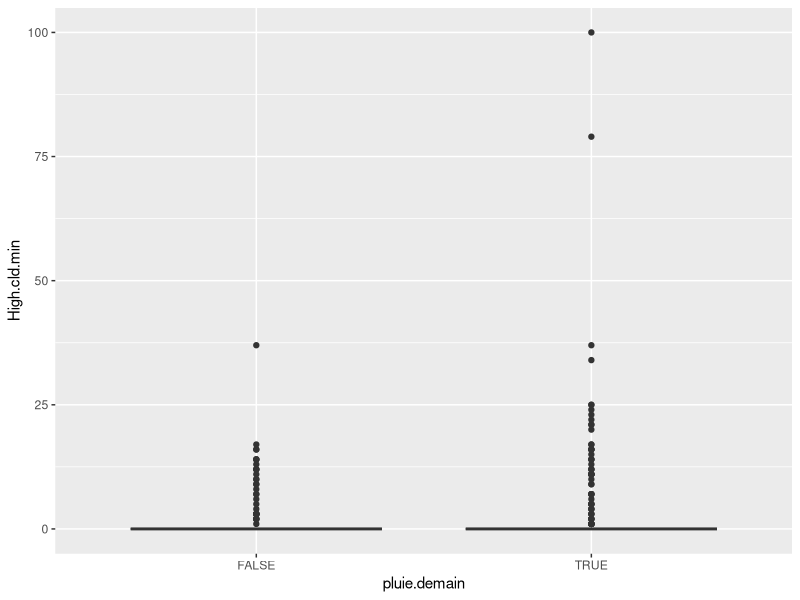
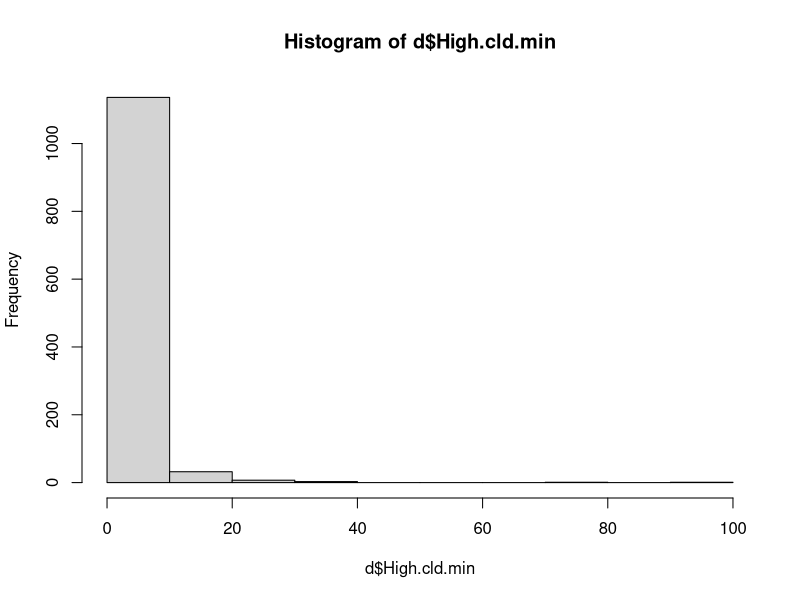
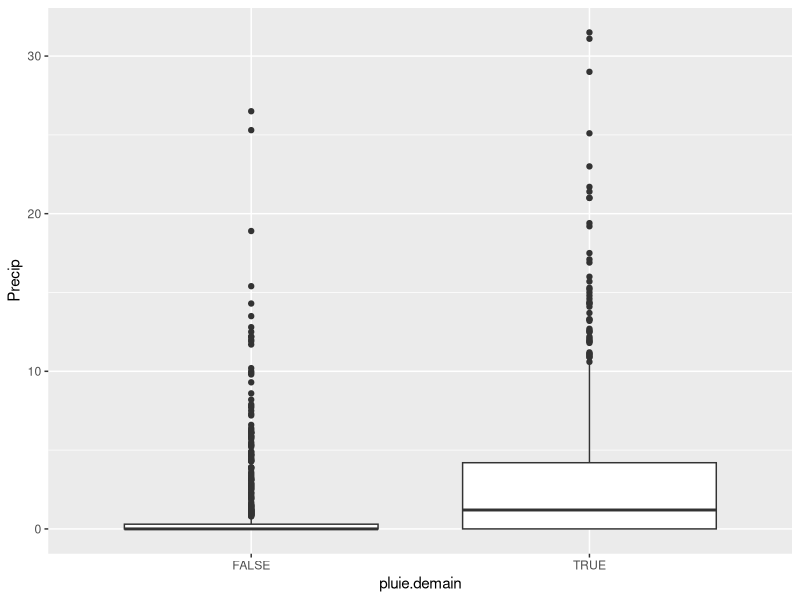
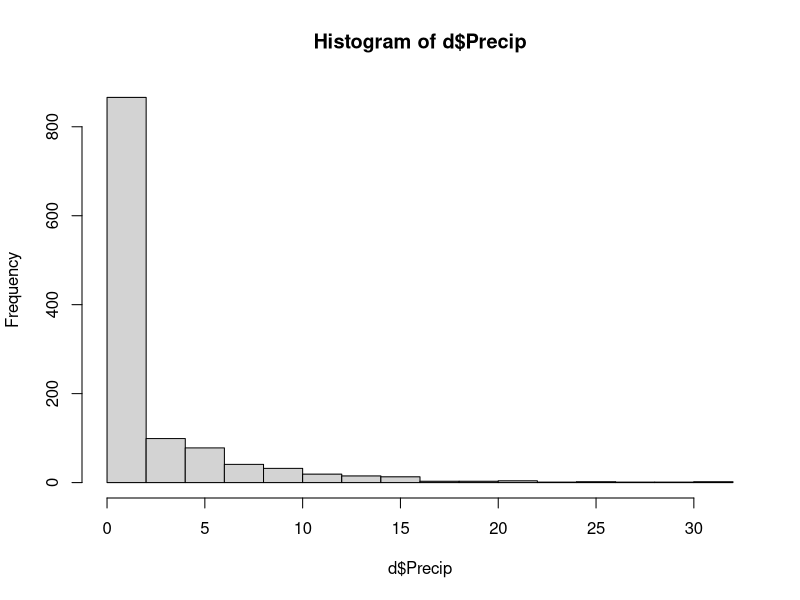
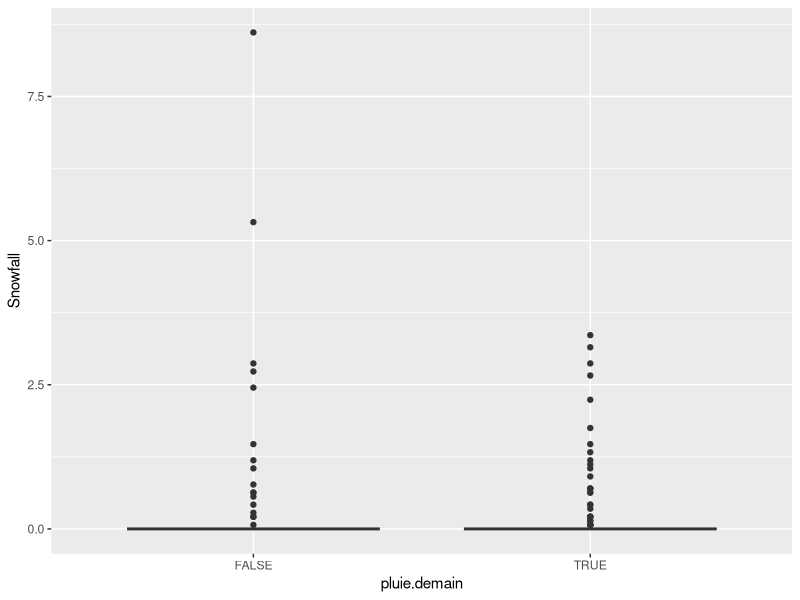
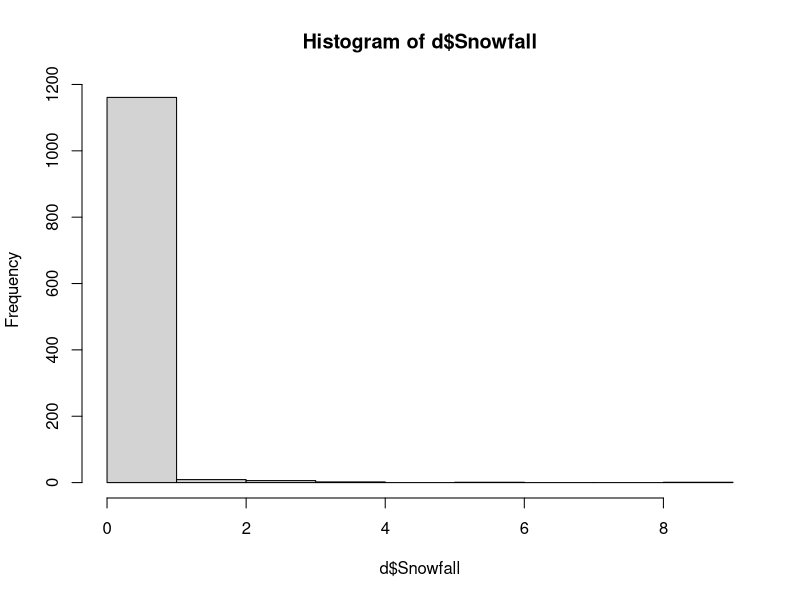
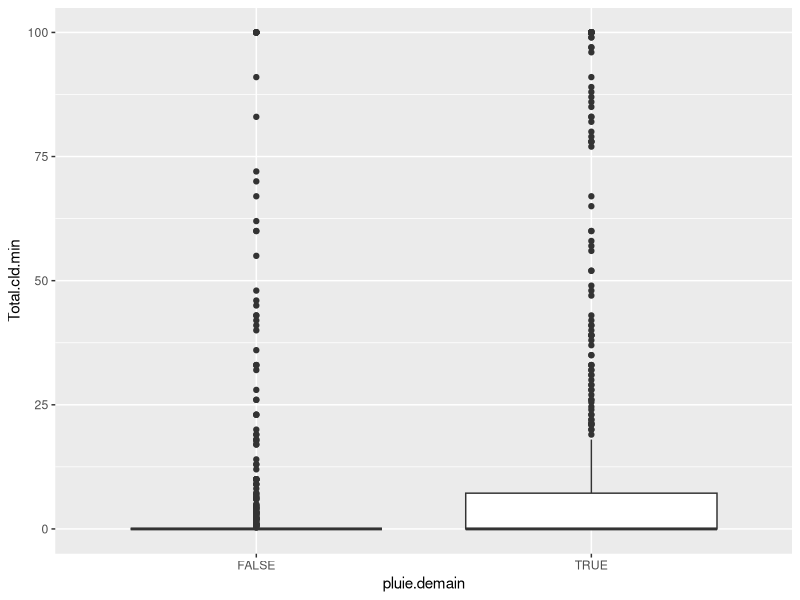
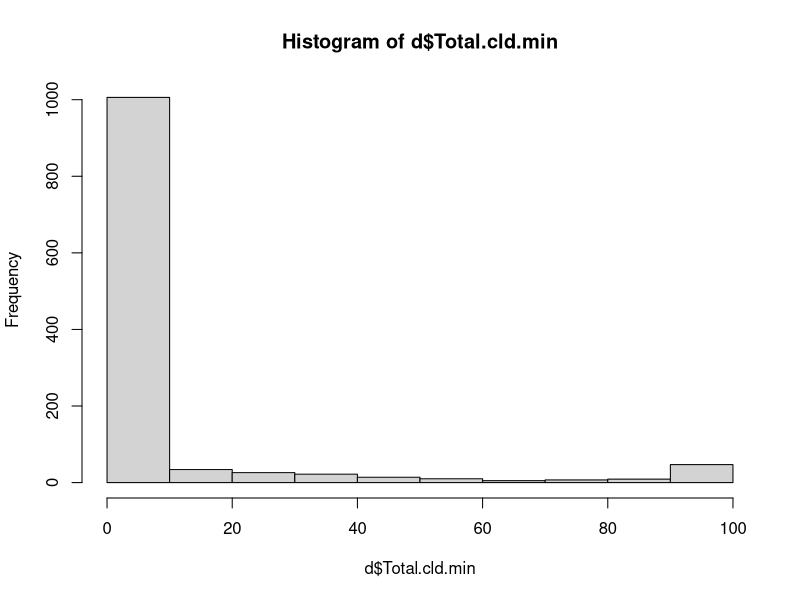

Recreate these plots in R, in order.
## ---- chunk 1
knitr::opts_chunk$set(echo = TRUE)
library(ggplot2)
library(corrplot)
library(caret)
library(pROC)


rm(list=ls())
## ---- chunk 2
d <-read.table("meteo.train.csv",header=T,sep=",")
## ---- chunk 3
names(d)[names(d) == "High.Cloud.Cover.daily.max..high.cld.lay."] <- "High.cld.max"
names(d)[names(d) == "High.Cloud.Cover.daily.mean..high.cld.lay."] <- "High.cld.mean"
names(d)[names(d) == "High.Cloud.Cover.daily.min..high.cld.lay."] <- "High.cld.min"

names(d)[names(d) == "Low.Cloud.Cover.daily.max..low.cld.lay."] <- "Low.cld.max"
names(d)[names(d) == "Low.Cloud.Cover.daily.mean..low.cld.lay."] <- "Low.cld.mean"
names(d)[names(d) == "Low.Cloud.Cover.daily.min..low.cld.lay."] <- "Low.cld.min"

names(d)[names(d) == "Mean.Sea.Level.Pressure.daily.max..MSL."] <- "Pressure.max"
names(d)[names(d) == "Mean.Sea.Level.Pressure.daily.mean..MSL."] <- "Pressure.mean"
names(d)[names(d) == "Mean.Sea.Level.Pressure.daily.min..MSL."] <- "Pressure.min"

names(d)[names(d) == "Medium.Cloud.Cover.daily.max..mid.cld.lay."] <- "Med.cld.max"
names(d)[names(d) == "Medium.Cloud.Cover.daily.mean..mid.cld.lay."] <- "Med.cld.mean"
names(d)[names(d) == "Medium.Cloud.Cover.daily.min..mid.cld.lay."] <- "Med.cld.min"

names(d)[names(d) == "Relative.Humidity.daily.max..2.m.above.gnd."] <- "Humid.max"
names(d)[names(d) == "Relative.Humidity.daily.mean..2.m.above.gnd."] <- "Humid.mean"
names(d)[names(d) == "Relative.Humidity.daily.min..2.m.above.gnd."] <- "Humid.min"

names(d)[names(d) == "Shortwave.Radiation.daily.sum..sfc."] <- "Radiation"
names(d)[names(d) == "Snowfall.amount.raw.daily.sum..sfc."] <- "Snowfall"
names(d)[names(d) == "Sunshine.Duration.daily.sum..sfc."] <- "Sunshine"

names(d)[names(d) == "Temperature.daily.max..2.m.above.gnd."] <- "Temp.max"
names(d)[names(d) == "Temperature.daily.mean..2.m.above.gnd."] <- "Temp.mean"
names(d)[names(d) == "Temperature.daily.min..2.m.above.gnd."] <- "Temp.min"

names(d)[names(d) == "Total.Cloud.Cover.daily.max..sfc."] <- "Total.cld.max"
names(d)[names(d) == "Total.Cloud.Cover.daily.mean..sfc."] <- "Total.cld.mean"
names(d)[names(d) == "Total.Cloud.Cover.daily.min..sfc."] <- "Total.cld.min"

names(d)[names(d) == "Total.Precipitation.daily.sum..sfc."] <- "Precip"

names(d)[names(d) == "Wind.Direction.daily.mean..10.m.above.gnd."] <- "Wind.dir.10m"
names(d)[names(d) == "Wind.Direction.daily.mean..80.m.above.gnd."] <- "Wind.dir.80m"
names(d)[names(d) == "Wind.Direction.daily.mean..900.mb."] <- "Wind.dir.900m"

names(d)[names(d) == "Wind.Gust.daily.max..sfc."] <- "Gust.max"
names(d)[names(d) == "Wind.Gust.daily.mean..sfc."] <- "Gust.mean"
names(d)[names(d) == "Wind.Gust.daily.min..sfc."] <- "Gust.min"

names(d)[names(d) == "Wind.Speed.daily.max..10.m.above.gnd."] <- "Wind.spd.10m.max"
names(d)[names(d) == "Wind.Speed.daily.max..80.m.above.gnd."] <- "Wind.spd.80.max"
names(d)[names(d) == "Wind.Speed.daily.max..900.mb."] <- "Wind.spd.900.max"

names(d)[names(d) == "Wind.Speed.daily.mean..10.m.above.gnd."] <- "Wind.spd.10m.mean"
names(d)[names(d) == "Wind.Speed.daily.mean..80.m.above.gnd."] <- "Wind.spd.80m.mean"
names(d)[names(d) == "Wind.Speed.daily.mean..900.mb."] <- "Wind.spd.900m.mean"

names(d)[names(d) == "Wind.Speed.daily.min..10.m.above.gnd."] <- "Wind.spd.10m.min"
names(d)[names(d) == "Wind.Speed.daily.min..80.m.above.gnd."] <- "Wind.spd.80m.min"
names(d)[names(d) == "Wind.Speed.daily.min..900.mb."] <- "Wind.spd.900m.min"

names(d)
## ---- chunk 4
d = subset(d, select = - c(X,Year,Month,Day,Hour,Minute))
## ---- chunk 5
ggplot(d, aes(x=pluie.demain, y=High.cld.min)) + geom_boxplot()
hist(d$High.cld.min)
## ---- chunk 6
ggplot(d, aes(x=pluie.demain, y=Precip)) + geom_boxplot()
hist(d$Precip)

## ---- chunk 7
ggplot(d, aes(x=pluie.demain, y=Snowfall)) + geom_boxplot()
hist(d$Snowfall)
## ---- chunk 8
ggplot(d, aes(x=pluie.demain, y=Total.cld.min)) + geom_boxplot()
hist(d$Total.cld.min)
## ---- chunk 9
ggplot(d, aes(x=pluie.demain, y=Total.cld.max)) + geom_boxplot()
hist(d$Total.cld.max)
## ---- chunk 10
ggplot(d, aes(x=pluie.demain, y=Med.cld.min )) + geom_boxplot()
hist(d$Med.cld.min)
## ---- chunk 11
ggplot(d, aes(x=pluie.demain, y=Med.cld.max )) + geom_boxplot()
hist(d$Med.cld.max)  
## ---- chunk 12
ggplot(d, aes(x=pluie.demain, y=Low.cld.min )) + geom_boxplot()
hist(d$Low.cld.min) 
## ---- chunk 13
ggplot(d, aes(x=pluie.demain, y=Low.cld.max )) + geom_boxplot()
hist(d$Low.cld.max) 
## ---- chunk 14
plot(d$Pressure.max - d$Pressure.min)
temp = data.frame(d$Pressure.max,d$Pressure.min,d$Pressure.mean,d$Pressure.max - d$Pressure.min )
cor(temp)
pairs(temp)
## ---- chunk 15
d["Gust.var"] = d$Gust.max -d$Gust.min 
d["Pressure.var"] = d$Pressure.max - d$Pressure.min 

## ---- chunk 16
d = d[,-which(names(d) %in% c(
  "High.cld.min","Snowfall","Total.cld.max","Med.cld.min","Low.cld.min","Pressure.max","Pressure.min"
          ))]
## ---- chunk 17
dfcor = abs(cor(d))
hc = findCorrelation(dfcor, cutoff=0.90) # putt any value as a "cutoff" 
hc = sort(hc)
reduced_Data = d[,-c(hc)]
#print (reduced_Data)
d = reduced_Data
corrplot(cor(d, use="complete"))
## ---- chunk 18
glm1 <- glm(pluie.demain ~ ., family = binomial, data = d)
BIC(glm1)
glm0 <- glm(pluie.demain ~ 1, family = binomial, data = d)
summary(glm1)
## ---- chunk 19

Step.logit.AIC.both = step(glm1,direction='both')

## ---- chunk 20
Step.logit.AIC.both.glm = glm(pluie.demain ~ 
                      Temp.mean + Humid.mean + Pressure.mean + Med.cld.mean + 
                      Radiation + Wind.spd.80m.mean + Wind.dir.80m + Wind.dir.900m + 
                      Humid.min + Total.cld.min + Med.cld.max + Low.cld.max + Wind.spd.80.max + 
                      Gust.max + Gust.min + Pressure.var
  , family = binomial, data = d)
summary(Step.logit.AIC.both.glm)
BIC(Step.logit.AIC.both.glm)

#analyse de la deviance
# Comparaison au modèle sans covariables
pchisq(1635.4 - 1279.2  , 1179 - 1163, lower = F)

# Comparaison au modèle saturé
pchisq(1279.2, 1163, lower = F) 

## ---- chunk 21
Step.logit.BIC.both = step(glm1,direction='both',k = log(1180))
## ---- chunk 22
Step.logit.BIC.both.glm = glm(pluie.demain ~ 
                      Temp.mean + Pressure.mean + Wind.dir.900m + Med.cld.max + 
                      Gust.max + Med.cld.mean
                      
  , family = binomial, data = d)
summary(Step.logit.BIC.both.glm)

BIC(Step.logit.BIC.both.glm)

#analyse de la deviance
# Comparaison au modèle sans covariables
pchisq(1635.4 - 1306.4  , 1179 - 1173, lower = F)

# Comparaison au modèle saturé
pchisq(1306.4, 1173, lower = F)

## ---- chunk 23

Base.BIC.interaction.glm = glm(pluie.demain ~
Pressure.mean               
+Temp.mean                 
+Wind.dir.900m            
+Med.cld.max                
+Gust.max                    
+Med.cld.mean              
+Temp.mean:Pressure.mean  
+Temp.mean:Wind.dir.900m 
+Temp.mean:Med.cld.max    
+Temp.mean:Gust.max       
+Med.cld.max:Gust.max      
+Med.cld.max:Med.cld.mean  
+Gust.max:Med.cld.mean    
, family = binomial, data = d)
summary(Base.BIC.interaction.glm)

BIC(Base.BIC.interaction.glm)

#analyse de la deviance
# Comparaison au modèle sans covariables
pchisq(1635.4 - 1230.7      , 1179 - 1166    , lower = F)

# Comparaison au modèle saturé
pchisq(1230.7    , 1166    , lower = F)

## ---- chunk 24
k = 10
index = sample(1:k, nrow(d), replace=T)
## ---- chunk 25

res.logistique = rep(NA, k)
res.probit = rep(NA, k)
res.logistique.label = rep(NA, k)
res.probit.label = rep(NA, k)

for(i in 1:k){

    #regression logistque
   reg.logistique = glm(
     pluie.demain ~ 
       Temp.mean + Humid.mean + Pressure.mean + Med.cld.mean + 
                      Radiation + Wind.spd.80m.mean + Wind.dir.80m + Wind.dir.900m + 
                      Humid.min + Total.cld.min + Med.cld.max + Low.cld.max + Wind.spd.80.max + 
                      Gust.max + Gust.min + Pressure.var
     
      ,
    data = d[index != i, ]
  )

  #regression probit  
  reg.probit = glm(
    pluie.demain  ~ 
     Temp.mean + Humid.mean + Pressure.mean + Med.cld.mean + 
                      Radiation + Wind.spd.80m.mean + Wind.dir.80m + Wind.dir.900m + 
                      Humid.min + Total.cld.min + Med.cld.max + Low.cld.max + Wind.spd.80.max + 
                      Gust.max + Gust.min + Pressure.var 
    ,
    family = binomial(link="probit"),
    data = d[index != i, ]
  )
  
  pred.logistique = predict(reg.logistique, newdata=d[index == i, ],type="response")
  pred.logistique.label = (pred.logistique >= 0.5)
  
  pred.probit = predict(reg.probit, newdata=d[index == i, ],type="response")
  pred.probit.label = (pred.probit >= 0.5)
  
  
  res.logistique[i] = mean(d[index==i, TRUE] == (pred.logistique >.5), na.rm = T)
  res.logistique.label[i] = mean(pred.logistique.label == d$pluie.demain[index==i])
  
  res.probit[i] = mean(d[index==i, TRUE] == (pred.probit >.5), na.rm = T)
  res.probit.label[i] = mean(pred.probit.label == d$pluie.demain[index==i])
  
}

#mean(res.logistique)
mean(res.logistique.label)
(var(res.logistique.label)^0.5)/mean(res.logistique.label)
#mean(res.probit)
mean(res.probit.label)
(var(res.probit.label)^0.5)/mean(res.probit.label)

## ---- chunk 26

res.logistique = rep(NA, k)
res.probit = rep(NA, k)
res.logistique.label = rep(NA, k)
res.probit.label = rep(NA, k)

for(i in 1:k){

    #regression logistque
   reg.logistique = glm(
     pluie.demain ~ 
       Temp.mean + Pressure.mean + Wind.dir.900m + Med.cld.max + 
                      Gust.max + Med.cld.mean
     
      ,
    data = d[index != i, ]
  )

  #regression probit  
  reg.probit = glm(
    pluie.demain  ~ 
       Temp.mean + Pressure.mean + Wind.dir.900m + Med.cld.max + 
                      Gust.max + Med.cld.mean,
    family = binomial(link="probit"),
    data = d[index != i, ]
  )
  
  pred.logistique = predict(reg.logistique, newdata=d[index == i, ],type="response")
  pred.logistique.label = (pred.logistique >= 0.5)
  
  pred.probit = predict(reg.probit, newdata=d[index == i, ],type="response")
  pred.probit.label = (pred.probit >= 0.5)
  
  
  res.logistique[i] = mean(d[index==i, TRUE] == (pred.logistique >.5), na.rm = T)
  res.logistique.label[i] = mean(pred.logistique.label == d$pluie.demain[index==i])
  
  res.probit[i] = mean(d[index==i, TRUE] == (pred.probit >.5), na.rm = T)
  res.probit.label[i] = mean(pred.probit.label == d$pluie.demain[index==i])
  
}

#mean(res.logistique)
mean(res.logistique.label)
var(res.logistique.label)^0.5
#mean(res.probit)
mean(res.probit.label)
var(res.probit.label)^0.5
## ---- chunk 27

res.logistique = rep(NA, k)
res.probit = rep(NA, k)
res.logistique.label = rep(NA, k)
res.probit.label = rep(NA, k)

for(i in 1:k){

    #regression logistque
   reg.logistique = glm(
     pluie.demain ~ 
Pressure.mean               
+Temp.mean                 
+Wind.dir.900m            
+Med.cld.max                
+Gust.max                    
+Med.cld.mean              
+Temp.mean:Pressure.mean  
+Temp.mean:Wind.dir.900m 
+Temp.mean:Med.cld.max    
+Temp.mean:Gust.max       
+Med.cld.max:Gust.max      
+Med.cld.max:Med.cld.mean  
+Gust.max:Med.cld.mean    

     
      ,
    data = d[index != i, ]
  )

  #regression probit  
  reg.probit = glm(
    pluie.demain  ~ 
Pressure.mean               
+Temp.mean                 
+Wind.dir.900m            
+Med.cld.max                
+Gust.max                    
+Med.cld.mean              
+Temp.mean:Pressure.mean  
+Temp.mean:Wind.dir.900m 
+Temp.mean:Med.cld.max    
+Temp.mean:Gust.max       
+Med.cld.max:Gust.max      
+Med.cld.max:Med.cld.mean  
+Gust.max:Med.cld.mean 
    ,
    family = binomial(link="probit"),
    data = d[index != i, ]
  )
  
  pred.logistique = predict(reg.logistique, newdata=d[index == i, ],type="response")
  pred.logistique.label = (pred.logistique >= 0.5)
  
  pred.probit = predict(reg.probit, newdata=d[index == i, ],type="response")
  pred.probit.label = (pred.probit >= 0.5)
  
  
#  res.logistique[i] = mean(d[index==i, TRUE] == (pred.logistique >.5), na.rm = T)
  res.logistique.label[i] = mean(pred.logistique.label == d$pluie.demain[index==i])
  
#  res.probit[i] = mean(d[index==i, TRUE] == (pred.probit >.5), na.rm = T)
  res.probit.label[i] = mean(pred.probit.label == d$pluie.demain[index==i])
  
}

#mean(res.logistique)
mean(res.logistique.label)
var(res.logistique.label)^0.5
#mean(res.probit)
mean(res.probit.label)
var(res.probit.label)^0.5
## ---- chunk 28
prob=pred.logistique
g <- roc(pluie.demain ~ prob, data = d[index == i, ])
plot(g)  

## ---- chunk 29

model.prediction = glm(pluie.demain ~
  Pressure.mean               
+Temp.mean                 
+Wind.dir.900m            
+Med.cld.max                
+Gust.max                    
+Med.cld.mean              
+Temp.mean:Pressure.mean  
+Temp.mean:Wind.dir.900m 
+Temp.mean:Med.cld.max    
+Temp.mean:Gust.max       
+Med.cld.max:Gust.max      
+Med.cld.max:Med.cld.mean  
+Gust.max:Med.cld.mean    
, family = binomial, data = d)

summary(model.prediction)


## ---- chunk 30
test <-read.table("meteo.test.csv",header=T,sep=",")

## ---- chunk 31
names(test)[names(test) == "High.Cloud.Cover.daily.max..high.cld.lay."] <- "High.cld.max"
names(test)[names(test) == "High.Cloud.Cover.daily.mean..high.cld.lay."] <- "High.cld.mean"
names(test)[names(test) == "High.Cloud.Cover.daily.min..high.cld.lay."] <- "High.cld.min"

names(test)[names(test) == "Low.Cloud.Cover.daily.max..low.cld.lay."] <- "Low.cld.max"
names(test)[names(test) == "Low.Cloud.Cover.daily.mean..low.cld.lay."] <- "Low.cld.mean"
names(test)[names(test) == "Low.Cloud.Cover.daily.min..low.cld.lay."] <- "Low.cld.min"

names(test)[names(test) == "Mean.Sea.Level.Pressure.daily.max..MSL."] <- "Pressure.max"
names(test)[names(test) == "Mean.Sea.Level.Pressure.daily.mean..MSL."] <- "Pressure.mean"
names(test)[names(test) == "Mean.Sea.Level.Pressure.daily.min..MSL."] <- "Pressure.min"

names(test)[names(test) == "Medium.Cloud.Cover.daily.max..mid.cld.lay."] <- "Med.cld.max"
names(test)[names(test) == "Medium.Cloud.Cover.daily.mean..mid.cld.lay."] <- "Med.cld.mean"
names(test)[names(test) == "Medium.Cloud.Cover.daily.min..mid.cld.lay."] <- "Med.cld.min"

names(test)[names(test) == "Relative.Humidity.daily.max..2.m.above.gnd."] <- "Humid.max"
names(test)[names(test) == "Relative.Humidity.daily.mean..2.m.above.gnd."] <- "Humid.mean"
names(test)[names(test) == "Relative.Humidity.daily.min..2.m.above.gnd."] <- "Humid.min"

names(test)[names(test) == "Shortwave.Radiation.daily.sum..sfc."] <- "Radiation"
names(test)[names(test) == "Snowfall.amount.raw.daily.sum..sfc."] <- "Snowfall"
names(test)[names(test) == "Sunshine.Duration.daily.sum..sfc."] <- "Sunshine"

names(test)[names(test) == "Temperature.daily.max..2.m.above.gnd."] <- "Temp.max"
names(test)[names(test) == "Temperature.daily.mean..2.m.above.gnd."] <- "Temp.mean"
names(test)[names(test) == "Temperature.daily.min..2.m.above.gnd."] <- "Temp.min"

names(test)[names(test) == "Total.Cloud.Cover.daily.max..sfc."] <- "Total.cld.max"
names(test)[names(test) == "Total.Cloud.Cover.daily.mean..sfc."] <- "Total.cld.mean"
names(test)[names(test) == "Total.Cloud.Cover.daily.min..sfc."] <- "Total.cld.min"

names(test)[names(test) == "Total.Precipitation.daily.sum..sfc."] <- "Precip"

names(test)[names(test) == "Wind.Direction.daily.mean..10.m.above.gnd."] <- "Wind.dir.10m"
names(test)[names(test) == "Wind.Direction.daily.mean..80.m.above.gnd."] <- "Wind.dir.80m"
names(test)[names(test) == "Wind.Direction.daily.mean..900.mb."] <- "Wind.dir.900m"

names(test)[names(test) == "Wind.Gust.daily.max..sfc."] <- "Gust.max"
names(test)[names(test) == "Wind.Gust.daily.mean..sfc."] <- "Gust.mean"
names(test)[names(test) == "Wind.Gust.daily.min..sfc."] <- "Gust.min"

names(test)[names(test) == "Wind.Speed.daily.max..10.m.above.gnd."] <- "Wind.spd.10m.max"
names(test)[names(test) == "Wind.Speed.daily.max..80.m.above.gnd."] <- "Wind.spd.80.max"
names(test)[names(test) == "Wind.Speed.daily.max..900.mb."] <- "Wind.spd.900.max"

names(test)[names(test) == "Wind.Speed.daily.mean..10.m.above.gnd."] <- "Wind.spd.10m.mean"
names(test)[names(test) == "Wind.Speed.daily.mean..80.m.above.gnd."] <- "Wind.spd.80m.mean"
names(test)[names(test) == "Wind.Speed.daily.mean..900.mb."] <- "Wind.spd.900m.mean"

names(test)[names(test) == "Wind.Speed.daily.min..10.m.above.gnd."] <- "Wind.spd.10m.min"
names(test)[names(test) == "Wind.Speed.daily.min..80.m.above.gnd."] <- "Wind.spd.80m.min"
names(test)[names(test) == "Wind.Speed.daily.min..900.mb."] <- "Wind.spd.900m.min"
## ---- chunk 32

subtest = subset(test, select = c(Pressure.mean, Temp.mean, Wind.dir.900m, Med.cld.max, Gust.max, Med.cld.mean ))

pred.test = predict(model.prediction, newdata=subtest,type="response")

prediction = data.frame(test$X,pred.test >= 0.5)

write.csv(x = prediction, file = "prediction.csv")


